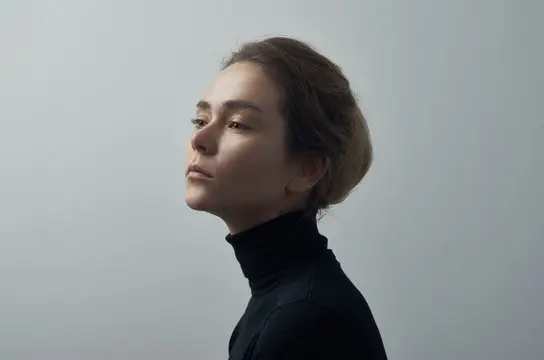
#> input picture img.jpg, 544 x 360 px; the run also reads 1 picture not shown here
$ jupyter execute --allow-errors 03_2312_head_pose.ipynb
#> lines starting #> are read from the running program, lines starting #| are printed output that depends on the picture; after the words box and inside, x2 and y2 are one past the last pixel; in counts of white or black regions, pixels touching at a corner belong together
[cell 1]
import cv2
import numpy as np

img = cv2.imread("img.jpg")
#> img is the input picture: shape (360, 544, 3); mean B, G, R 147.2, 146.9, 142
size = img.shape
image_points_2D = np.array(
    [
        (196, 141),  # Nose tip
        (190, 202),  # Chin
        (196, 124),  # Left eye corner
        (236, 128),  # Right eye corner
        (186, 175),  # Left mouth
        (214, 177),  # Right mouth
    ],
    dtype="double",
)

figure_points_3D = np.array(
    [
        (0.0, 0.0, 0.0),  # Nose tip
        (0.0, -330.0, -65.0),  # Chin
        (-225.0, 170.0, -135.0),  # Left eye left corner
        (225.0, 170.0, -135.0),  # Right eye right corne
        (-150.0, -150.0, -125.0),  # Left Mouth corner
        (150.0, -150.0, -125.0),  # Right mouth corner
    ]
)

distortion_coeffs = np.zeros((4, 1))
focal_length = size[1]
center = (size[1] / 2, size[0] / 2)
matrix_camera = np.array(
    [[focal_length, 0, center[0]], [0, focal_length, center[1]], [0, 0, 1]],
    dtype="double",
)
success, vector_rotation, vector_translation = cv2.solvePnP(
    figure_points_3D, image_points_2D, matrix_camera, distortion_coeffs, flags=0
)
nose_end_point2D, jacobian = cv2.projectPoints(
    np.array([(0.0, 0.0, 1000.0)]),
    vector_rotation,
    vector_translation,
    matrix_camera,
    distortion_coeffs,
)
for p in image_points_2D:
    cv2.circle(img, (int(p[0]), int(p[1])), 3, (0, 0, 255), -1)
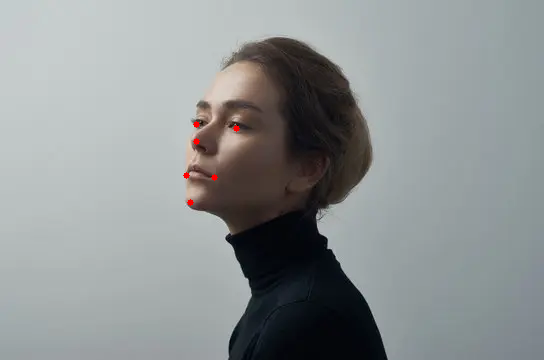
#> img: shape (360, 544, 3); 0.09% of pixels changed, all inside (x1, y1, x2, y2) = (183, 121, 240, 206)
point1 = (int(image_points_2D[0][0]), int(image_points_2D[0][1]))

point2 = (int(nose_end_point2D[0][0][0]), int(nose_end_point2D[0][0][1]))

cv2.line(img, point1, point2, (255, 255, 255), 2)
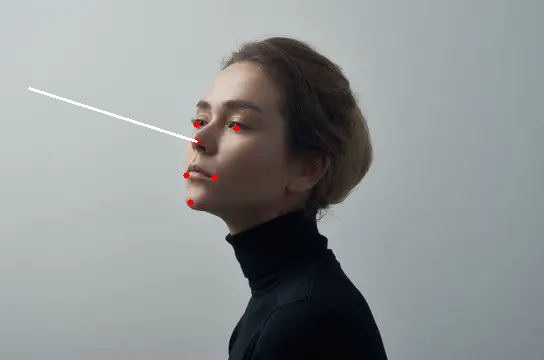
#> img: shape (360, 544, 3); 0.25% of pixels changed, all inside (x1, y1, x2, y2) = (28, 87, 198, 143)

cv2.imshow("Final", img)
cv2.waitKey(0)
cv2.destroyAllWindows()

[cell 2]
import numpy as np
import matplotlib.pyplot as plt
from mpl_toolkits.mplot3d import Axes3D

figure_points_3D = np.array([
    (0.0, 0.0, 0.0),               # Nose tip
    (0.0, -330.0, -65.0),          # Chin
    (-225.0, 170.0, -135.0),       # Left eye left corner
    (225.0, 170.0, -135.0),        # Right eye right corner
    (-150.0, -150.0, -125.0),      # Left Mouth corner
    (150.0, -150.0, -125.0)        # Right mouth corner
])

fig = plt.figure()
ax = fig.add_subplot(111, projection='3d')

x = figure_points_3D[:, 0]
y = figure_points_3D[:, 1]
z = figure_points_3D[:, 2]

ax.scatter(x, y, z, c='r', marker='o')

ax.set_xlabel('X')
ax.set_ylabel('Y')
ax.set_zlabel('Z')

plt.show()
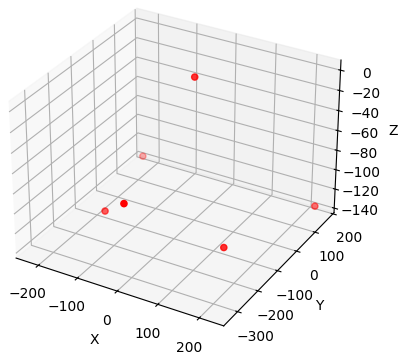
#> figure drawn by matplotlib, 1 panel

[cell 3]
import numpy as np
import matplotlib.pyplot as plt
from mpl_toolkits.mplot3d import Axes3D

figure_points_3D = np.array([
    (0.0, 0.0, 0.0),               # Nose tip
    (0.0, -330.0, -65.0),          # Chin
    (-225.0, 170.0, -135.0),       # Left eye left corner
    (225.0, 170.0, -135.0),        # Right eye right corner
    (-150.0, -150.0, -125.0),      # Left Mouth corner
    (150.0, -150.0, -125.0)        # Right mouth corner
])

fig = plt.figure()
ax = fig.add_subplot(111, projection='3d')

x = figure_points_3D[:, 0]
y = figure_points_3D[:, 1]
z = figure_points_3D[:, 2]

ax.scatter(x, y, z, c='r', marker='o')

ax.set_xlabel('X')
ax.set_ylabel('Y')
ax.set_zlabel('Z')

# 카메라 위치와 시야를 조정
ax.view_init(elev=90, azim=-90)  # elev은 카메라의 상하 각도, azim은 좌우 각도

plt.show()
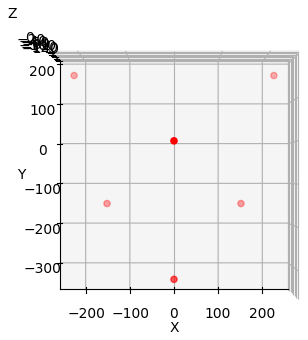
#> figure drawn by matplotlib, 1 panel

[cell 4]
import numpy as np
import matplotlib.pyplot as plt
from mpl_toolkits.mplot3d import Axes3D

figure_points_3D = np.array([
    (0.0, 0.0, 0.0),               # Nose tip
    (0.0, -330.0, -65.0),          # Chin
    (-225.0, 170.0, -135.0),       # Left eye left corner
    (225.0, 170.0, -135.0),        # Right eye right corner
    (-150.0, -150.0, -125.0),      # Left Mouth corner
    (150.0, -150.0, -125.0)        # Right mouth corner
])

fig = plt.figure()
ax = fig.add_subplot(111, projection='3d')

x = figure_points_3D[:, 0]
y = figure_points_3D[:, 1]
z = figure_points_3D[:, 2]

ax.scatter(x, y, z, c='r', marker='o')

ax.set_xlabel('X')
ax.set_ylabel('Y')
ax.set_zlabel('Z')

# 카메라 위치와 시야를 조정
ax.view_init(elev=60, azim=-70)  # elev은 카메라의 상하 각도, azim은 좌우 각도

plt.show()
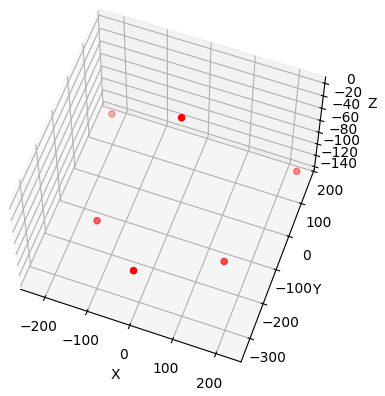
#> figure drawn by matplotlib, 1 panel

[cell 5]
import numpy as np
import matplotlib.pyplot as plt
from mpl_toolkits.mplot3d import Axes3D

figure_points_3D = np.array(
    [
        (170.0, 170.0, -135.0),  # Right eye right corne
        (-170.0, 170.0, -135.0),  # Left eye left corner
        (0.0, -30.0, 0.0),  # Nose tip
        (150.0, -170.0, -125.0),  # Right mouth corner
        (-150.0, -170.0, -125.0),  # Left Mouth corner
        (0.0, -340.0, -65.0),  # Chin
    ]
)

fig = plt.figure()
ax = fig.add_subplot(111, projection='3d')

x = figure_points_3D[:, 0]
y = figure_points_3D[:, 1]
z = figure_points_3D[:, 2]

ax.scatter(x, y, z, c='r', marker='o')

ax.set_xlabel('X')
ax.set_ylabel('Y')
ax.set_zlabel('Z')

# 카메라 위치와 시야를 조정
ax.view_init(elev=90, azim=-90)  # elev은 카메라의 상하 각도, azim은 좌우 각도

plt.show()
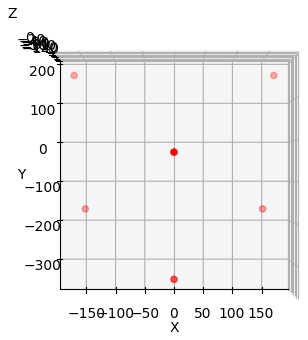
#> figure drawn by matplotlib, 1 panel

[cell 6]
import cv2
import numpy as np

img = cv2.imread("img.jpg")
size = img.shape
image_points_2D = np.array([
    (196, 141),    # 코
    (190, 202),    # 턱
    (196, 124),    # 왼쪽 눈 모서리
    (236, 128),    # 오른쪽 눈 모서리
    (186, 175),    # 왼쪽 입 모서리
    (214, 177)     # 오른쪽 입 모서리
], dtype="double")

for point in image_points_2D:
    x, y = point
    cv2.circle(img, (int(x), int(y)), 5, (0, 0, 255), -1)
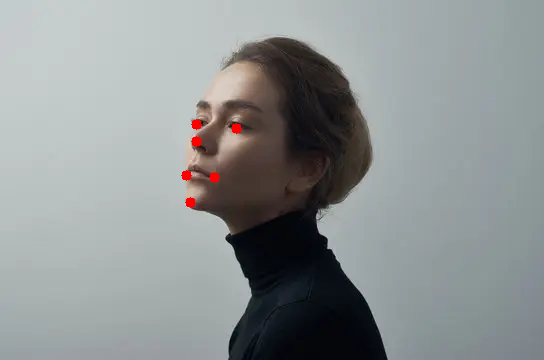
#> img: shape (360, 544, 3); 0.25% of pixels changed, all inside (x1, y1, x2, y2) = (181, 119, 242, 208)

cv2.imshow("Image", img)
cv2.waitKey(0)
cv2.destroyAllWindows()

[cell 7]
import cv2
import numpy as np

img = cv2.imread("img.jpg")
size = img.shape
image_points_2D = np.array([
    (196, 141),    # 코
    (190, 202),    # 턱
    (196, 124),    # 왼쪽 눈 모서리
    (236, 128),    # 오른쪽 눈 모서리
    (186, 175),    # 왼쪽 입 모서리
    (214, 177)     # 오른쪽 입 모서리
], dtype="double")

# 턱과 코를 제외한 나머지 4개의 점에 대한 회귀선 계산
points_for_regression = image_points_2D[2:6]
x = points_for_regression[:, 0]
y = points_for_regression[:, 1]
z = np.polyfit(x, y, 1)
p = np.poly1d(z)


# 회귀선 그리기
start_x = int(np.min(x))
end_x = int(np.max(x))
start_y = int(p(start_x))
end_y = int(p(end_x))
cv2.line(img, (start_x, start_y), (end_x, end_y), (0, 255, 0), 2)

cv2.imshow("Image", img)
cv2.waitKey(0)
cv2.destroyAllWindows()

[cell 8]
import cv2
import numpy as np

img = cv2.imread("img.jpg")
size = img.shape
image_points_2D = np.array([
    (196, 141),    # 코
    (190, 202),    # 턱
    (196, 124),    # 왼쪽 눈 모서리
    (236, 128),    # 오른쪽 눈 모서리
    (186, 175),    # 왼쪽 입 모서리
    (214, 177)     # 오른쪽 입 모서리
], dtype="double")

# 왼쪽 눈 모서리와 왼쪽 입 모서리 중간에 있는 점
eye_midpoint = ((image_points_2D[2][0] + image_points_2D[3][0]) // 2, (image_points_2D[2][1] + image_points_2D[3][1]) // 2)
# 오른쪽 눈 모서리와 오른쪽 입 모서리 중간에 있는 점
mouth_midpoint = ((image_points_2D[4][0] + image_points_2D[5][0]) // 2, (image_points_2D[4][1] + image_points_2D[5][1]) // 2)

# 두 중간 점을 지나는 직선 계산
line = np.polyfit([eye_midpoint[0], mouth_midpoint[0]], [eye_midpoint[1], mouth_midpoint[1]], 1)

# 직선 그리기
start_x = 0
end_x = size[1]
start_y = int(line[0] * start_x + line[1])
end_y = int(line[0] * end_x + line[1])
cv2.line(img, (start_x, start_y), (end_x, end_y), (0, 255, 0), 2)
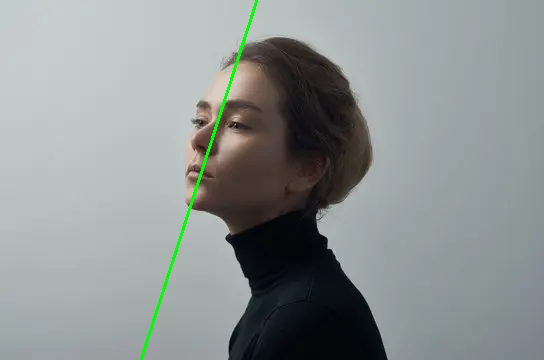
#> img: shape (360, 544, 3); mean B, G, R 146.4, 147.5, 141.1

cv2.imshow("Image", img)
cv2.waitKey(0)
cv2.destroyAllWindows()

[cell 9]
"""
점 5개로
턱 위치 추정하기
"""

import cv2
import numpy as np

img = cv2.imread("img.jpg")
size = img.shape
#    (190, 202),    # 턱

image_points_2D = np.array([
    (196, 141),    # 코
    (0, 0),    # 턱
    (196, 124),    # 왼쪽 눈 모서리
    (236, 128),    # 오른쪽 눈 모서리
    (186, 175),    # 왼쪽 입 모서리
    (214, 177)     # 오른쪽 입 모서리
], dtype="double")

# 왼쪽 눈 모서리와 왼쪽 입 모서리 중간에 있는 점
eye_midpoint = ((image_points_2D[2][0] + image_points_2D[3][0]) // 2, (image_points_2D[2][1] + image_points_2D[3][1]) // 2)
# 오른쪽 눈 모서리와 오른쪽 입 모서리 중간에 있는 점
mouth_midpoint = ((image_points_2D[4][0] + image_points_2D[5][0]) // 2, (image_points_2D[4][1] + image_points_2D[5][1]) // 2)

# 두 중간 점을 지나는 직선 계산
slope = (eye_midpoint[1] - mouth_midpoint[1]) / (eye_midpoint[0] - mouth_midpoint[0])
intercept = eye_midpoint[1] - slope * eye_midpoint[0]

chin_y = mouth_midpoint[1] - (eye_midpoint[1] - mouth_midpoint[1]) /2
chin_x = (chin_y - intercept) / slope

image_points_2D[1][0] = chin_x
image_points_2D[1][1] = chin_y

print(image_points_2D)

# 직선 그리기
start_x = 0
end_x = size[1]
start_y = int(slope * start_x + intercept)
end_y = int(slope * end_x + intercept)
cv2.line(img, (start_x, start_y), (end_x, end_y), (0, 255, 0), 2)

for point in image_points_2D:
    x, y = point
    cv2.circle(img, (int(x), int(y)), 5, (0, 0, 255), -1)
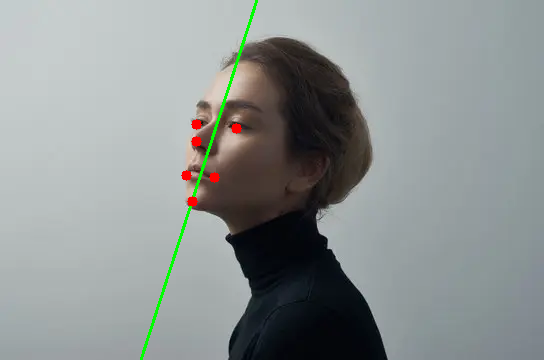
#> img: shape (360, 544, 3); 0.25% of pixels changed, all inside (x1, y1, x2, y2) = (181, 119, 242, 207)

cv2.imshow("Image", img)
cv2.waitKey(0)
cv2.destroyAllWindows()

[cell 10]
import argparse

import numpy as np
import cv2 as cv
from YuNet import YuNet


# Valid combinations of backends and targets
backend_target_pairs = [
    [cv.dnn.DNN_BACKEND_OPENCV, cv.dnn.DNN_TARGET_CPU],
    [cv.dnn.DNN_BACKEND_CUDA,   cv.dnn.DNN_TARGET_CUDA],
    [cv.dnn.DNN_BACKEND_CUDA,   cv.dnn.DNN_TARGET_CUDA_FP16],
    [cv.dnn.DNN_BACKEND_TIMVX,  cv.dnn.DNN_TARGET_NPU],
    [cv.dnn.DNN_BACKEND_CANN,   cv.dnn.DNN_TARGET_NPU]
]

# [26 lines left out: function visualize, not called in this run]


# 코덱 설정 및 VideoWriter 객체 생성
#fourcc = cv.VideoWriter_fourcc(*'mp4v')
#out = cv.VideoWriter('output1.mp4', fourcc, 20.0, (260, 260))

#> (the rest of this cell did not finish here and is left out)

[cell 11]
import numpy as np
import cv2 as cv
from YuNet import YuNet


"""
image_points_2D = np.array([
    (196, 141),    # 코
    (0, 0),    # 턱
    (196, 124),    # 왼쪽 눈 모서리
    (236, 128),    # 오른쪽 눈 모서리
    (186, 175),    # 왼쪽 입 모서리
    (214, 177)     # 오른쪽 입 모서리
], dtype="double")

# 왼쪽 눈 모서리와 왼쪽 입 모서리 중간에 있는 점
eye_midpoint = ((image_points_2D[2][0] + image_points_2D[3][0]) // 2, (image_points_2D[2][1] + image_points_2D[3][1]) // 2)
# 오른쪽 눈 모서리와 오른쪽 입 모서리 중간에 있는 점
mouth_midpoint = ((image_points_2D[4][0] + image_points_2D[5][0]) // 2, (image_points_2D[4][1] + image_points_2D[5][1]) // 2)

# 두 중간 점을 지나는 직선 계산
slope = (eye_midpoint[1] - mouth_midpoint[1]) / (eye_midpoint[0] - mouth_midpoint[0])
intercept = eye_midpoint[1] - slope * eye_midpoint[0]

chin_y = mouth_midpoint[1] - (eye_midpoint[1] - mouth_midpoint[1]) /2
chin_x = (chin_y - intercept) / slope

image_points_2D[1][0] = chin_x
image_points_2D[1][1] = chin_y

print(image_points_2D)

"""
# [18 lines left out: function estimate_chin, not called in this run]

# Valid combinations of backends and targets
backend_target_pairs = [
    [cv.dnn.DNN_BACKEND_OPENCV, cv.dnn.DNN_TARGET_CPU],
    [cv.dnn.DNN_BACKEND_CUDA,   cv.dnn.DNN_TARGET_CUDA],
    [cv.dnn.DNN_BACKEND_CUDA,   cv.dnn.DNN_TARGET_CUDA_FP16],
    [cv.dnn.DNN_BACKEND_TIMVX,  cv.dnn.DNN_TARGET_NPU],
    [cv.dnn.DNN_BACKEND_CANN,   cv.dnn.DNN_TARGET_NPU]
]

# [41 lines left out: function visualize, not called in this run]

#> (the rest of this cell did not finish here and is left out)

[cell 12]
import numpy as np
import cv2 as cv
from YuNet import YuNet

"""
figure_points_3D = np.array(
    [
        (0.0, 0.0, 0.0),  # Nose tip
        (0.0, -330.0, -65.0),  # Chin
        (-225.0, 170.0, -135.0),  # Left eye left corner
        (225.0, 170.0, -135.0),  # Right eye right corne
        (-150.0, -150.0, -125.0),  # Left Mouth corner
        (150.0, -150.0, -125.0),  # Right mouth corner
    ]
)
"""

image_points_2D = np.array([
    (0, 0),    # right eye
    (0, 0),    # left eye
    (0, 0),    # nose tip
    (0, 0),    # right mouth corner
    (0, 0),    # left mouth corner
    (0, 0)     # chin
], dtype="double")

figure_points_3D = np.array(
    [
        (225.0, 170.0, -135.0),  # Right eye right corne
        (-225.0, 170.0, -135.0),  # Left eye left corner
        (0.0, 0.0, 0.0),  # Nose tip
        (150.0, -150.0, -125.0),  # Right mouth corner
        (-150.0, -150.0, -125.0),  # Left Mouth corner
        (0.0, -330.0, -65.0),  # Chin
    ]
)

distortion_coeffs = np.zeros((4, 1))
size = (260, 260)
focal_length = size[1]
center = (size[1] / 2, size[0] / 2)
matrix_camera = np.array(
    [[focal_length, 0, center[0]], [0, focal_length, center[1]], [0, 0, 1]],
    dtype="double",
)


# [18 lines left out: function estimate_chin, not called in this run]


# Valid combinations of backends and targets
backend_target_pairs = [
    [cv.dnn.DNN_BACKEND_OPENCV, cv.dnn.DNN_TARGET_CPU],
    [cv.dnn.DNN_BACKEND_CUDA,   cv.dnn.DNN_TARGET_CUDA],
    [cv.dnn.DNN_BACKEND_CUDA,   cv.dnn.DNN_TARGET_CUDA_FP16],
    [cv.dnn.DNN_BACKEND_TIMVX,  cv.dnn.DNN_TARGET_NPU],
    [cv.dnn.DNN_BACKEND_CANN,   cv.dnn.DNN_TARGET_NPU]
]

# [42 lines left out: function visualize, not called in this run]

#> (the rest of this cell did not finish here and is left out)

[cell 13]
import numpy as np
import cv2 as cv
from YuNet import YuNet

"""
figure_points_3D = np.array(
    [
        (0.0, 0.0, 0.0),  # Nose tip
        (0.0, -330.0, -65.0),  # Chin
        (-225.0, 170.0, -135.0),  # Left eye left corner
        (225.0, 170.0, -135.0),  # Right eye right corne
        (-150.0, -150.0, -125.0),  # Left Mouth corner
        (150.0, -150.0, -125.0),  # Right mouth corner
    ]
)
"""

image_points_2D = np.array([
    (0, 0),    # right eye
    (0, 0),    # left eye
    (0, 0),    # nose tip
    (0, 0),    # right mouth corner
    (0, 0),    # left mouth corner
    (0, 0)     # chin
], dtype="double")

figure_points_3D = np.array(
    [
        (225.0, 170.0, -135.0),  # Right eye right corne
        (-225.0, 170.0, -135.0),  # Left eye left corner
        (0.0, 0.0, 0.0),  # Nose tip
        (150.0, -150.0, -125.0),  # Right mouth corner
        (-150.0, -150.0, -125.0),  # Left Mouth corner
        (0.0, -330.0, -65.0),  # Chin
    ]
)

distortion_coeffs = np.zeros((4, 1))
size = (260, 260)
focal_length = size[1]
center = (size[1] / 2, size[0] / 2)
matrix_camera = np.array(
    [[focal_length, 0, center[0]], [0, focal_length, center[1]], [0, 0, 1]],
    dtype="double",
)


# [18 lines left out: function estimate_chin, not called in this run]


# Valid combinations of backends and targets
backend_target_pairs = [
    [cv.dnn.DNN_BACKEND_OPENCV, cv.dnn.DNN_TARGET_CPU],
    [cv.dnn.DNN_BACKEND_CUDA,   cv.dnn.DNN_TARGET_CUDA],
    [cv.dnn.DNN_BACKEND_CUDA,   cv.dnn.DNN_TARGET_CUDA_FP16],
    [cv.dnn.DNN_BACKEND_TIMVX,  cv.dnn.DNN_TARGET_NPU],
    [cv.dnn.DNN_BACKEND_CANN,   cv.dnn.DNN_TARGET_NPU]
]

# [82 lines left out: functions visualize, pose_visualize, not called in this run]


#> (the rest of this cell did not finish here and is left out)

## 카메라 켈리브레이션

[cell 14]
import numpy as np
import cv2 as cv
import glob

# termination criteria
criteria = (cv.TERM_CRITERIA_EPS + cv.TERM_CRITERIA_MAX_ITER, 30, 0.001)
# prepare object points, like (0,0,0), (1,0,0), (2,0,0) ....,(6,5,0)
objp = np.zeros((5*8,3), np.float32)
objp[:,:2] = np.mgrid[0:8,0:5].T.reshape(-1,2)
# Arrays to store object points and image points from all the images.
objpoints = [] # 3d point in real world space
imgpoints = [] # 2d points in image plane.
images = glob.glob('images/*.jpg')
print(images)
for fname in images:
    img = cv.imread(fname)
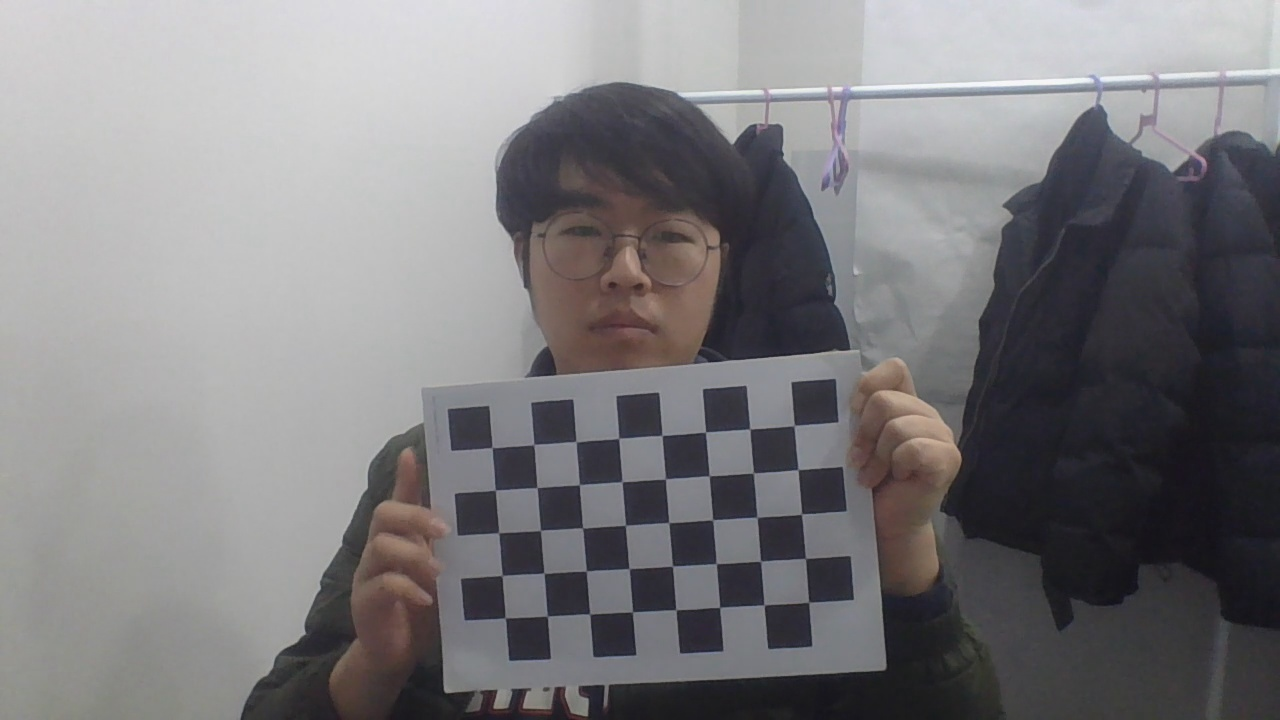
#> input picture images/frame_10.jpg, 1280 x 720 px
#> img is the input picture: shape (720, 1280, 3); mean B, G, R 126.4, 123.9, 125.3
    gray = cv.cvtColor(img, cv.COLOR_BGR2GRAY)
#> (the rest of the program and of its run is left out)
